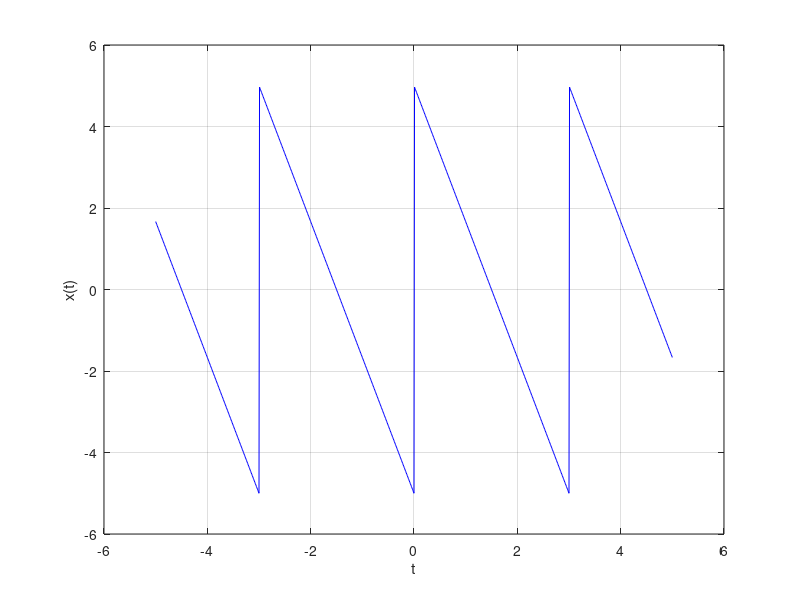

Source code (MATLAB):
%% lab 2 exercise 1 periodic signals
%analytic expressions and plotting 
%ex1

t = -3:0.01:3;
x = 2*cos(2*pi*t);
plot(t,x,'b'); grid on;
title('ex1');
xlabel('t');
ylabel ('x(t)');
%% ex2
t = -5:0.01:5; 
x = (1 + 0.5*t) .* cos(2 * pi * t.^2); 
plot(t, x, 'b'); grid on;
xlabel('t'); ylabel('x(t)');
%nuss daca e chiar bine
%% ex3
n = -5:1:5;
x = (-1).^n;
stem(n, x, 'b', 'filled'); grid on;
xlabel('n'); ylabel('x[n]');

%% ex4
t = -5:0.01:5; 
x = 5* sawtooth(-2 * pi * (1/3) * t); % Negative time scaling to mirror
plot(t, x, 'b'); grid on;
xlabel('t'); ylabel('x(t)');
